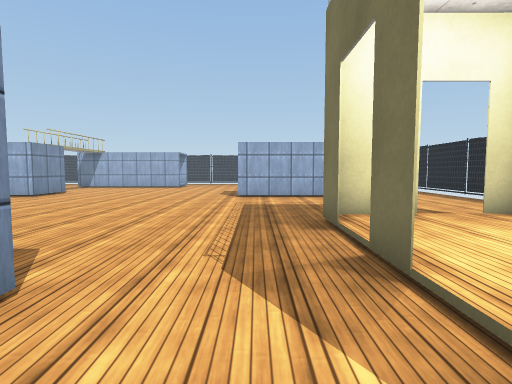
View 1 (above)

20 first-person views from a walk through a scene from a Unity 3-D project. The camera is 1.2 m above the floor, tilts 4° down and sees 80° across. The floor is counted in squares, 1.2 m on a side. Each view is taken from the middle of a square. On the plan, view 1 faces up. The plan holds only what a view shows up to about 12 squares ahead; the rest is blank. The player is left out. Surface patterns are stand-ins for the level's own textures.

View 2
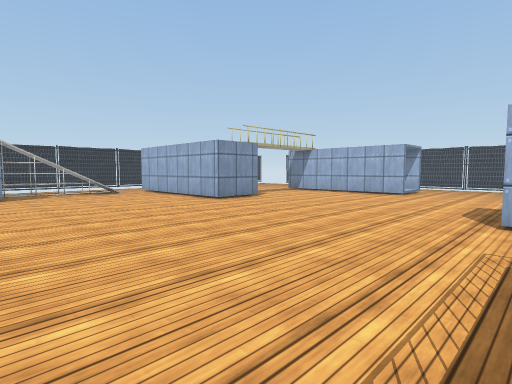

View 3
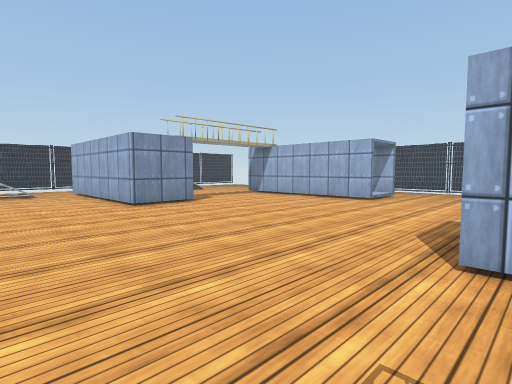

View 4
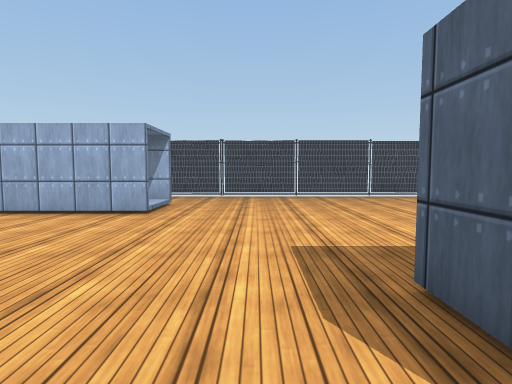

View 5
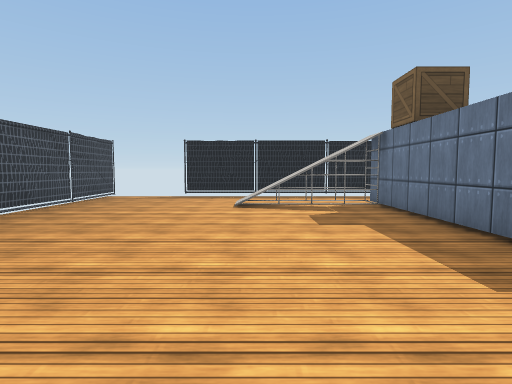

View 6
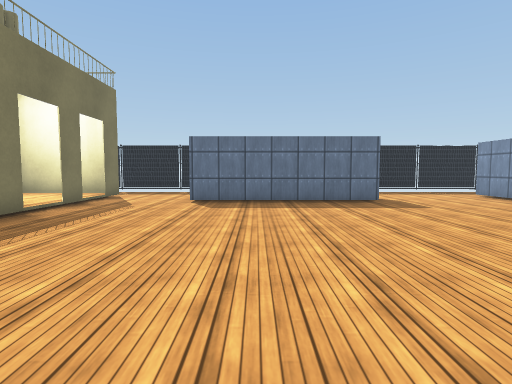

View 7
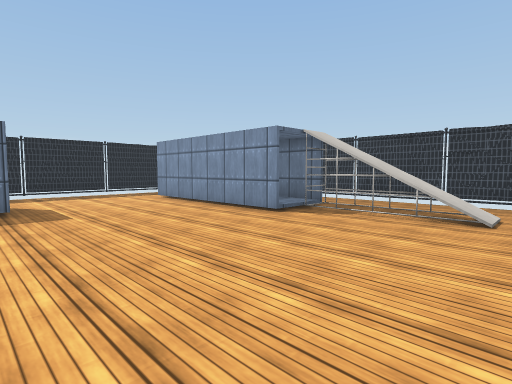

View 8
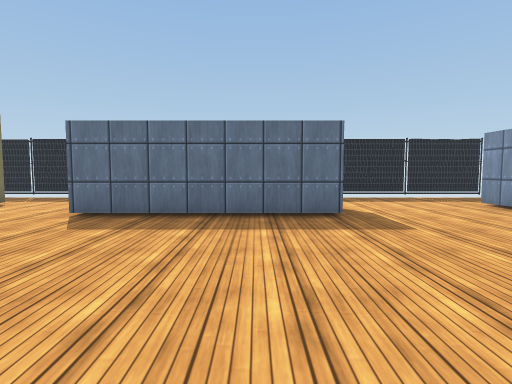

View 9
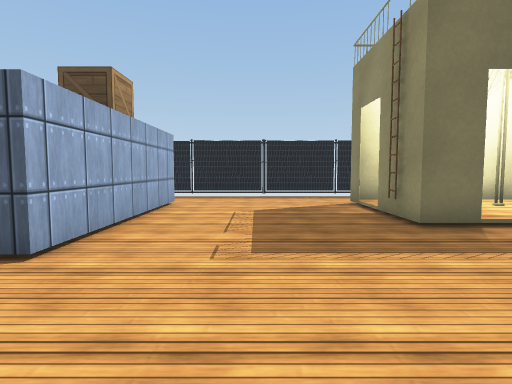

View 10
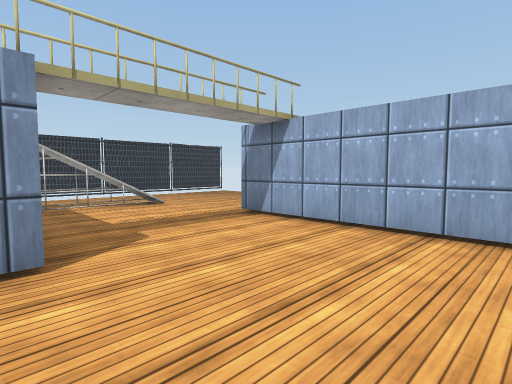

View 11
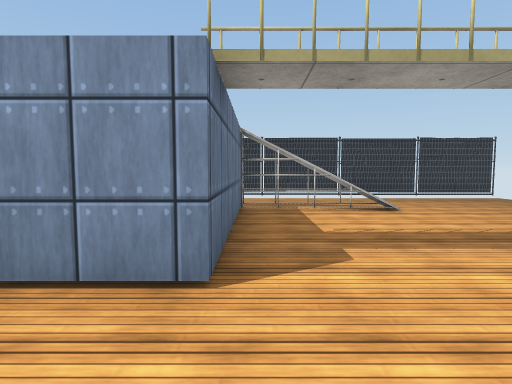

View 12
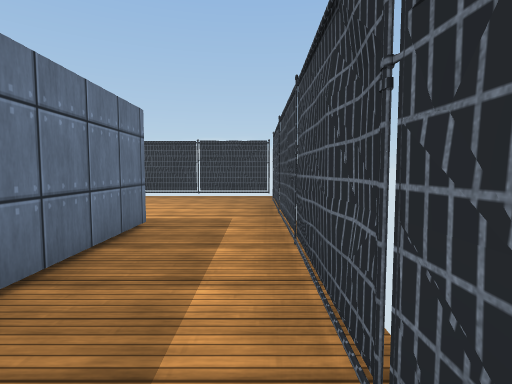

View 13
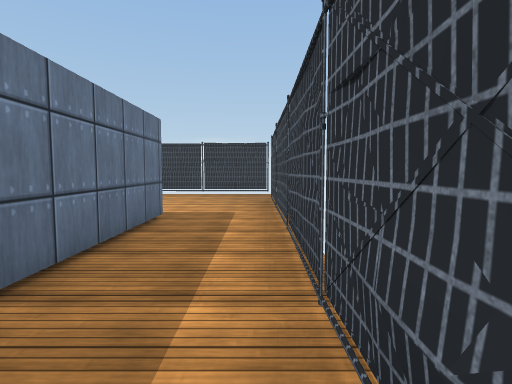

View 14
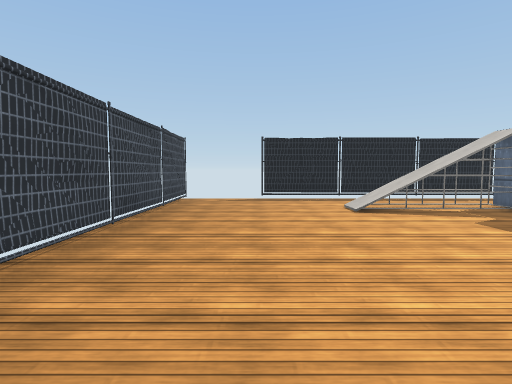

View 15
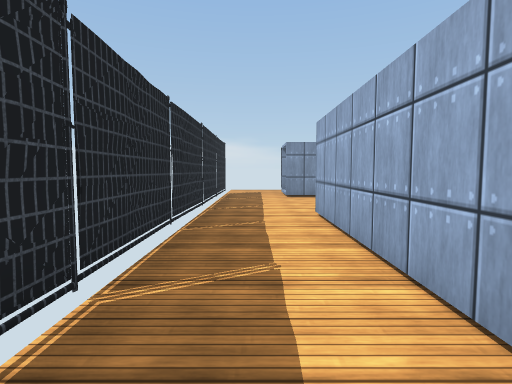

View 16
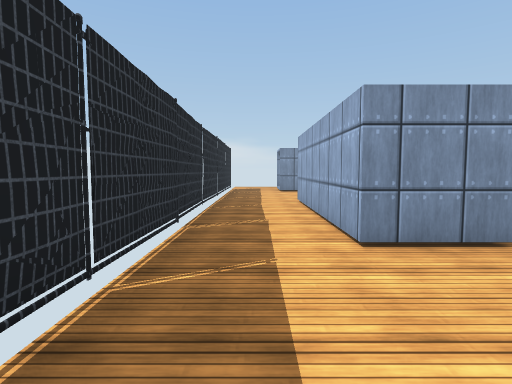

View 17
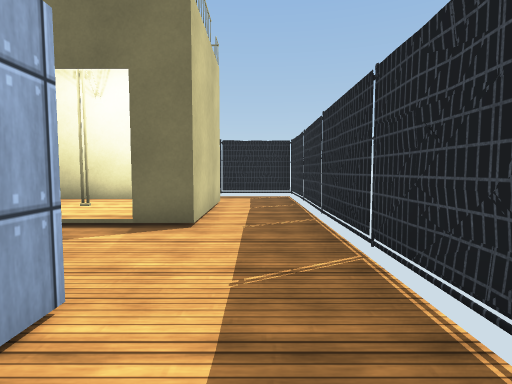

View 18
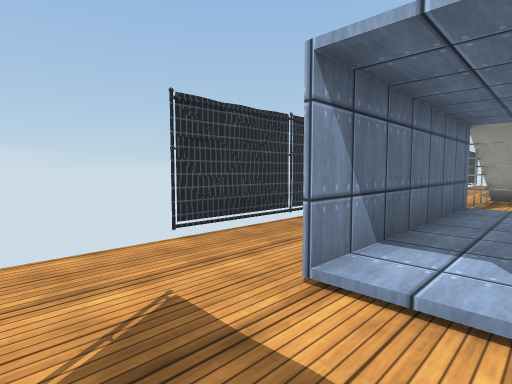

View 19
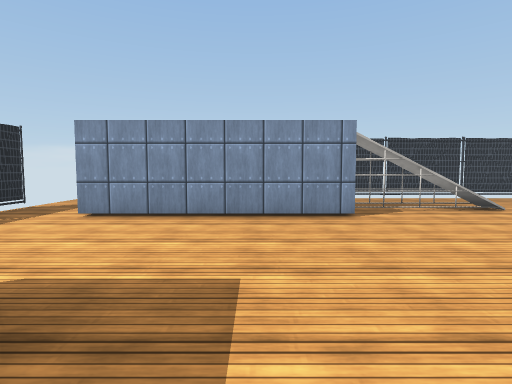

View 20
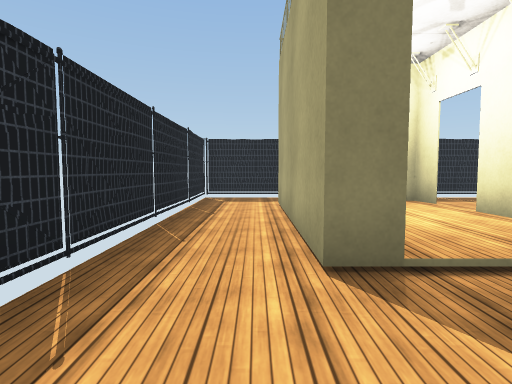

### Floor plan
Key: @ floor where view 1 was taken; # wall or solid block; x gap in a wall; . main floor; : floor 0.25 m higher than the main floor; / step, stairs or slope; C container.
Columns run from 17 left of view 1 to 8 right of it. Each row starts with its distance up from view 1.
 23 #  #####x##########x######
 22 #........................
 21 #........................
 20 #......CCCCCC............
 19 #......    ::............#
 18 #......CCCCCC............#
 17 #../................../..#
 16 #../................../..#
 15 #../................../..#
 14 #../...//............./..#
 13 #      CC........CCCCCC..#
 12 #..      ........CCCCCC..#
 11 #........................#
 10 #../.....................#
  9 #../.....................#
  8 #../.....................#
  7 #../.....................#
  6 #.C/C..............##/#..#
  5 #.C C..............:::#..#
  4 #.C C..............:::#..#
  3 #.C C.............#:#:#..#
  2 #.C C....CCCCCCC...:::#..#
  1 #.C C....CCCCCCC..#:::#..#
  0  .C/C............@#####..#
 -1  ........................#
 -2  ........................#
 -3    #######################

Positions as (right, up) in squares from view 1, and headings:
1: (0, 0), facing up
2: (0, 5), facing up-left
3: (0, 8), facing up-left
4: (-2, 11), facing up
5: (-4, 17), facing right
6: (-4, 12), facing down
7: (-7, 11), facing down-left
8: (-6, 9), facing down
9: (-4, 9), facing right
10: (-5, 13), facing up-left
11: (-6, 14), facing left
12: (-5, 22), facing left
13: (-4, 22), facing left
14: (-3, 20), facing right
15: (-1, -1), facing left
16: (2, -1), facing left
17: (-4, -1), facing right
18: (-13, -2), facing up-left
19: (-6, 4), facing left
20: (6, 9), facing down
